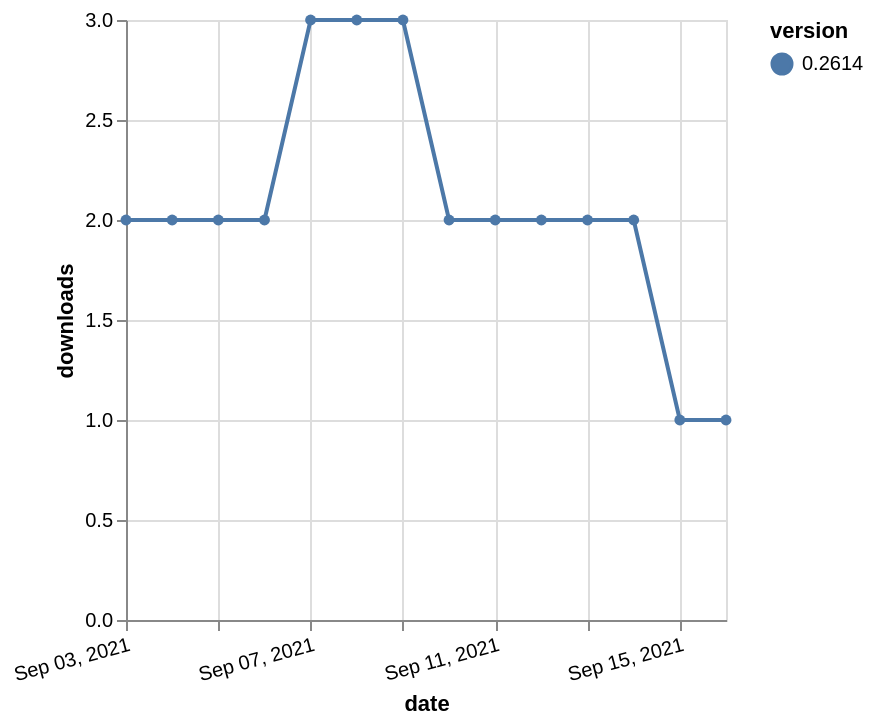

Here is the Vega-Lite specification saved for this chart:
### Vega-Lite specification from a JSON file in a GitHub repository (floating-point values rounded to 4 significant figures)
{"$schema": "https://vega.github.io/schema/vega-lite/v5.json", "description": "A simple bar chart with embedded data.", "data": {"values": [{"date": "2021-09-03", "total": 1782, "delta": 2, "version": "0.2614"}, {"date": "2021-09-04", "total": 1784, "delta": 2, "version": "0.2614"}, {"date": "2021-09-05", "total": 1786, "delta": 2, "version": "0.2614"}, {"date": "2021-09-06", "total": 1788, "delta": 2, "version": "0.2614"}, {"date": "2021-09-07", "total": 1791, "delta": 3, "version": "0.2614"}, {"date": "2021-09-08", "total": 1794, "delta": 3, "version": "0.2614"}, {"date": "2021-09-09", "total": 1797, "delta": 3, "version": "0.2614"}, {"date": "2021-09-10", "total": 1799, "delta": 2, "version": "0.2614"}, {"date": "2021-09-11", "total": 1801, "delta": 2, "version": "0.2614"}, {"date": "2021-09-12", "total": 1803, "delta": 2, "version": "0.2614"}, {"date": "2021-09-13", "total": 1805, "delta": 2, "version": "0.2614"}, {"date": "2021-09-14", "total": 1807, "delta": 2, "version": "0.2614"}, {"date": "2021-09-15", "total": 1808, "delta": 1, "version": "0.2614"}, {"date": "2021-09-16", "total": 1809, "delta": 1, "version": "0.2614"}]}, "width": "container", "mark": {"type": "line", "point": {"filled": true}}, "encoding": {"x": {"field": "date", "type": "temporal", "timeUnit": "yearmonthdate", "title": "date", "axis": {"labelAngle": -15}}, "y": {"field": "delta", "type": "quantitative", "title": "downloads"}, "color": {"field": "version", "type": "nominal"}, "tooltip": {"field": "delta"}}}
